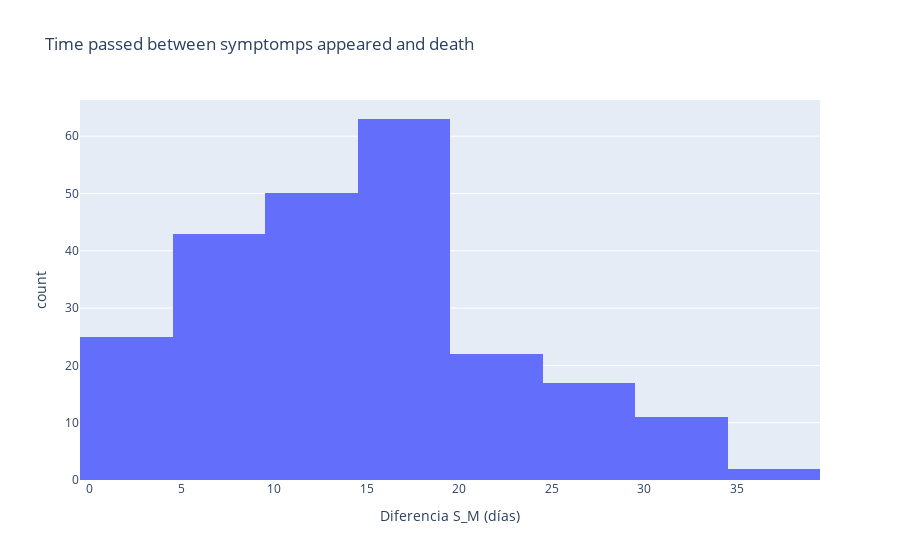

Notebook code for this chart:
### Code cell
fig = px.histogram(df, x="Diferencia S_M (días)", nbins=10, title = "Time passed between symptomps appeared and death")
fig.show()

### Figure 1 — Plotly figure (JSON) as saved in the notebook; plotly's stock layout.template omitted (floating-point values rounded to 4 significant figures; data arrays with more than 128 entries replaced by an {"elided": "..."} marker saying what was removed)
{"data": [{"alignmentgroup": "True", "bingroup": "x", "hovertemplate": "Diferencia S_M (días)=%{x}<br>count=%{y}<extra></extra>", "legendgroup": "", "marker": {"color": "#636efa"}, "name": "", "nbinsx": 10, "offsetgroup": "", "orientation": "v", "showlegend": false, "type": "histogram", "x": {"elided": "5142 int values"}, "xaxis": "x", "yaxis": "y"}], "layout": {"barmode": "relative", "legend": {"tracegroupgap": 0}, "title": {"text": "Time passed between symptomps appeared and death"}, "xaxis": {"anchor": "y", "domain": [0, 1], "title": {"text": "Diferencia S_M (días)"}}, "yaxis": {"anchor": "x", "domain": [0, 1], "title": {"text": "count"}}}}
